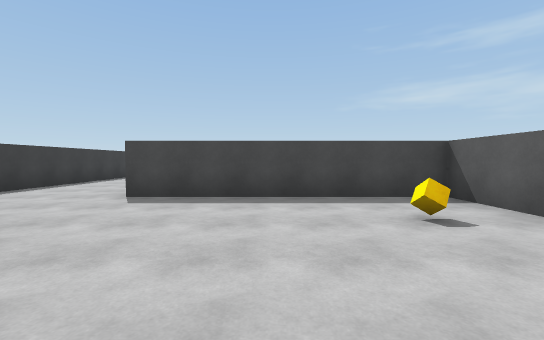
View 1 (above)

24 first-person views from a walk through a Unity game level. The camera is 1.3 m above the floor, tilts 2° down and sees 90° across. The floor is counted in squares, 2 m on a side. Each view is taken from the middle of a square. On the plan, view 1 faces up. The plan holds only what a view shows up to about 9 squares ahead; the rest is blank. The player is left out.

View 2
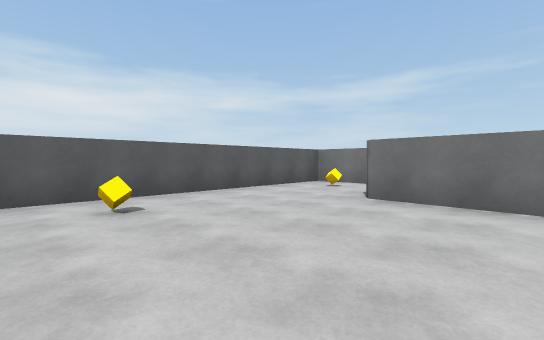

View 3
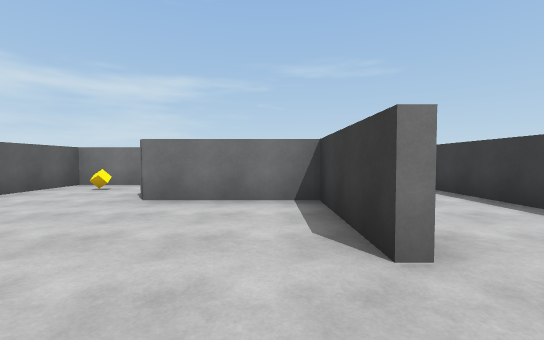

View 4
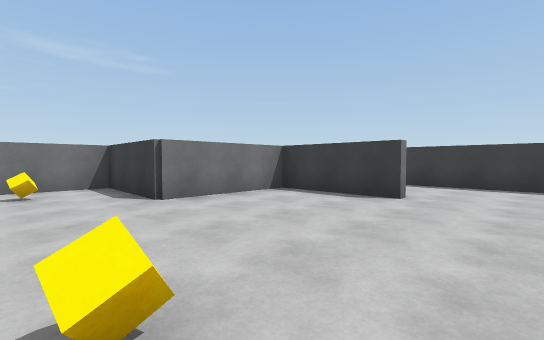

View 5
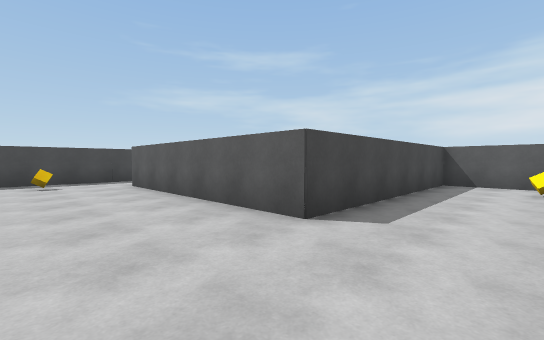

View 6
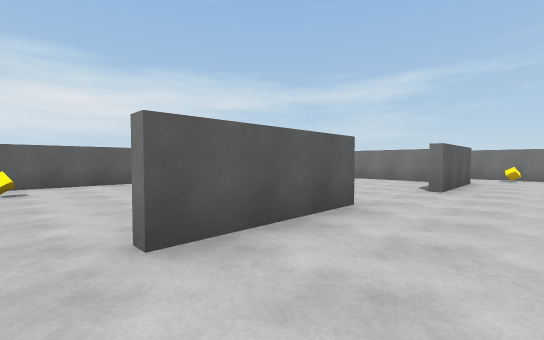

View 7
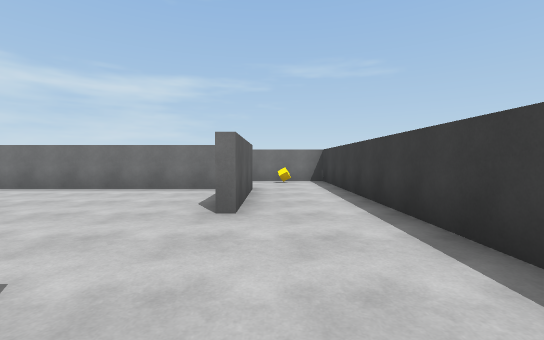

View 8
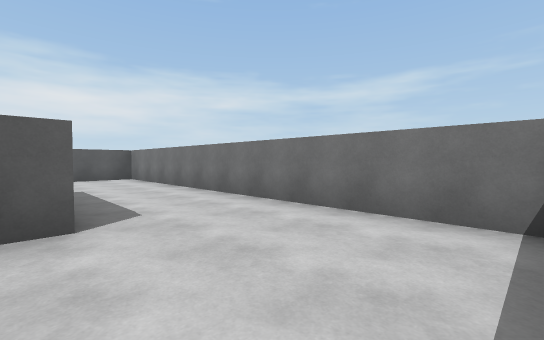

View 9
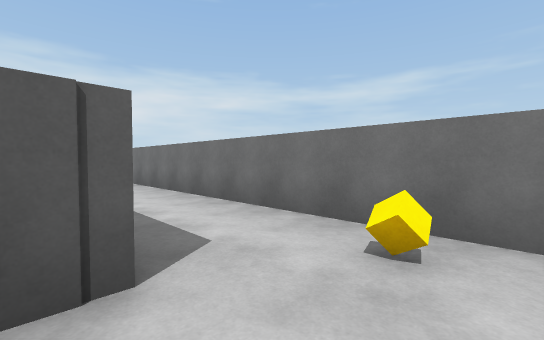

View 10
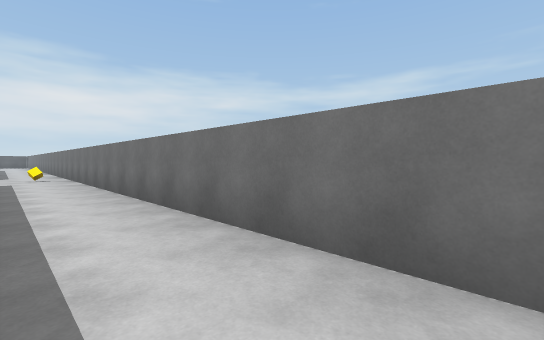

View 11
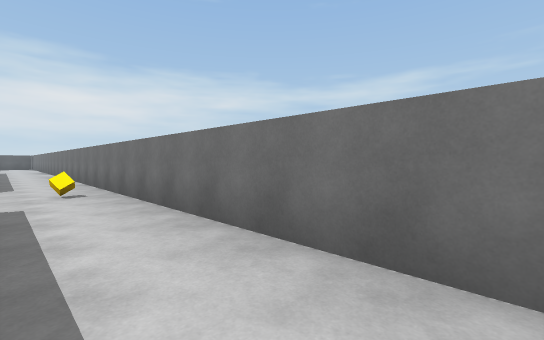

View 12
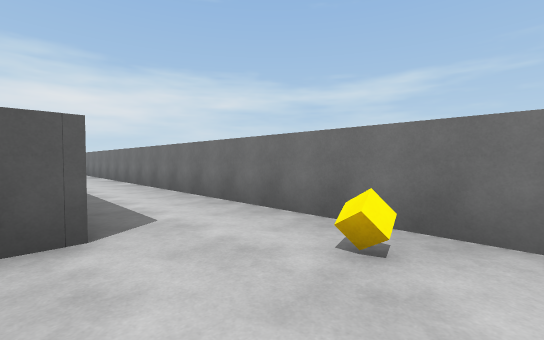

View 13
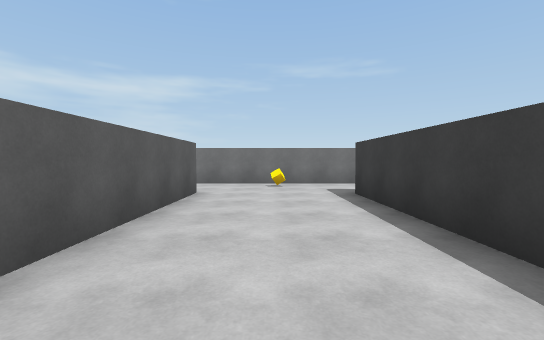

View 14
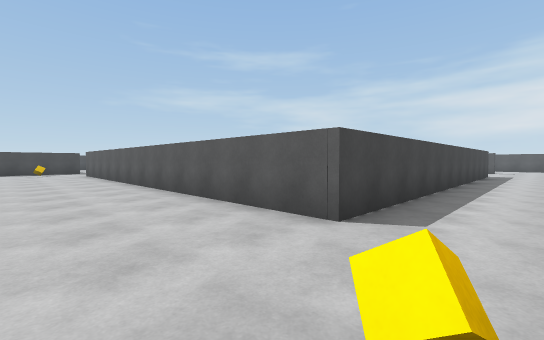

View 15
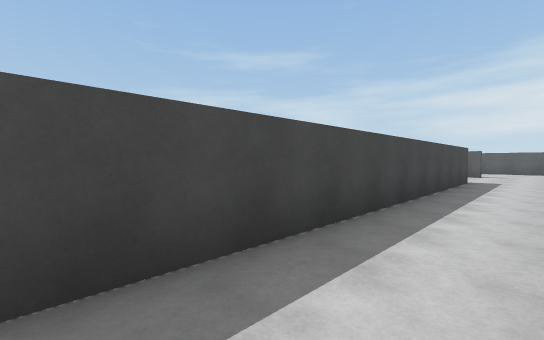

View 16
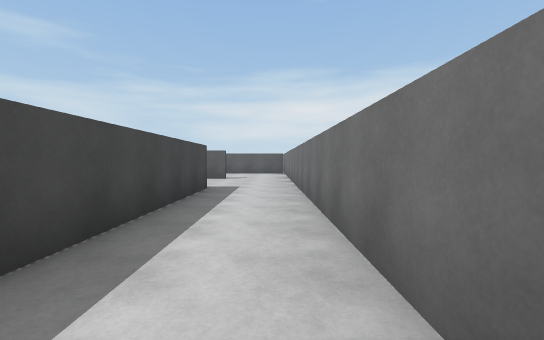

View 17
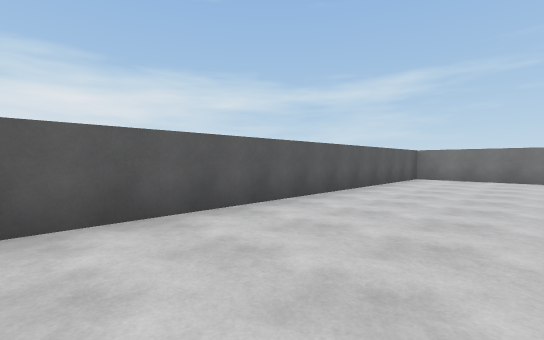

View 18
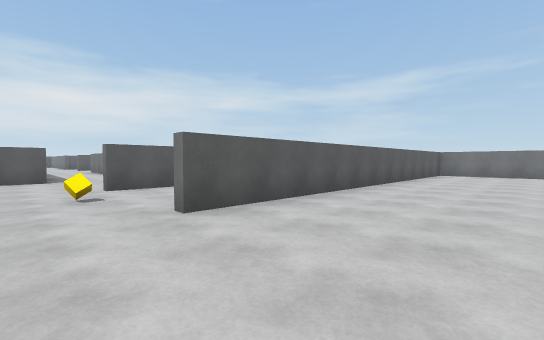

View 19
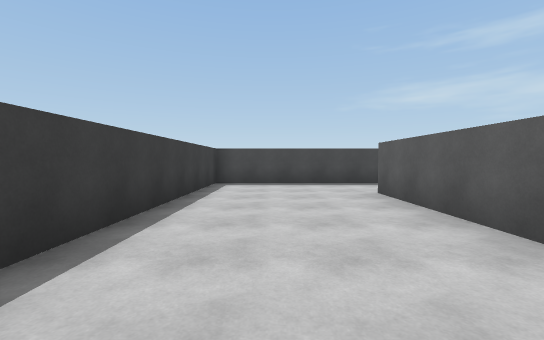

View 20
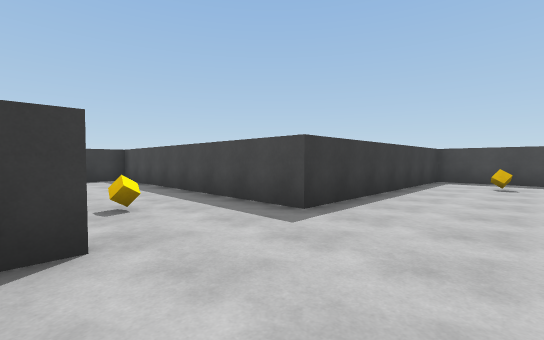

View 21
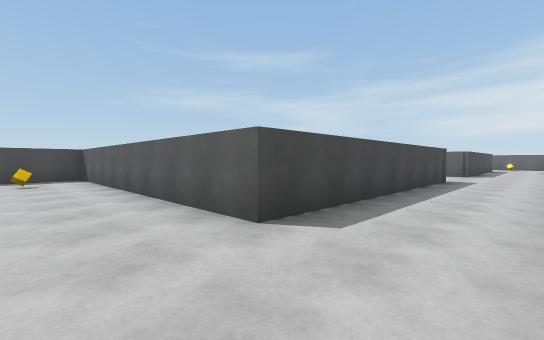

View 22
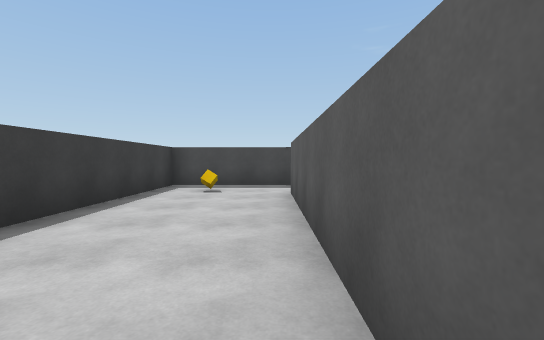

View 23
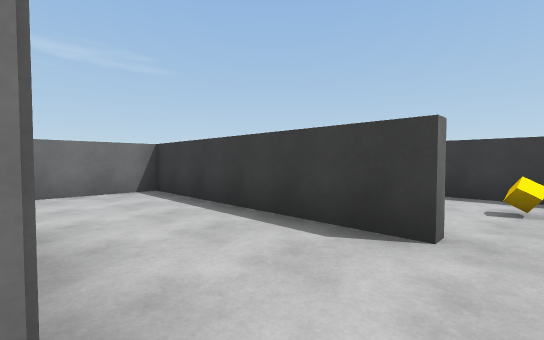

View 24
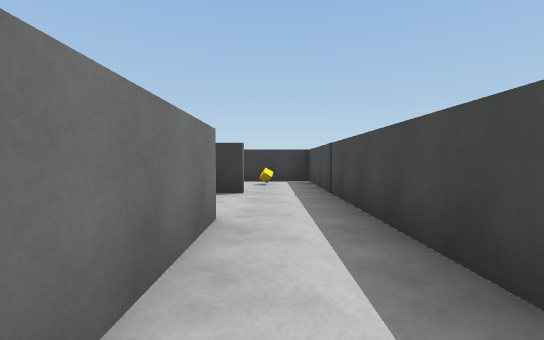

### Floor plan
Points are (right, up) in squares from view 1. A wall is a line through its corners. A room is listed if a view was taken in it or the views show most of it. See-through windows are left out.
Room 1 (views 1, 2, 3, 4)
walls: (-2.8, 2.4) (-2.8, -0.4) (0.2, -0.4) (0.2, -3.2) (3.1, -3.2) (3.1, 4.8) (-2.6, 4.8)
ways out: opening at (-2.5, 3.5) to room 2
objects: cube (2, -2); cube (2, 3)
Room 2 (views 5, 6, 7, 9, 10, 11, 12, 13, 14, 15, 16, 20, 21, 22)
walls: (7.4, -2.5) (7.4, -6.4); (10.5, 3.9) (10.5, 5.5); (10.8, 5.5) (10.8, 4.9); (21.4, 6.1) (13.9, 6.1) (13.9, 14.4) (10.8, 14.4) (10.8, 7.9) (7.6, 7.9); (-3, -0.8) (-3, 2.4); (21.4, -6.5) (10.5, -6.5) (10.5, 2.2); (-2.6, 4.8) (-2.6, 10.5); (-3.5, -6.5) (-3.5, -3.2); (-1.6, 12.2) (-5.6, 12.2) (-5.6, -8.6) (24, -8.6)
ways out: opening at (-2.5, 3.5) to room 1; opening at (-3, -2.5) to room 3; opening at (7, 6.5) to room 3; opening at (-2, 11) to room 5
objects: cube (-4, -8); cube (-4, 11); cube (9, -8); cube (9, 6); cube (12, 13)
Room 3 (views 8, 17, 18, 19)
walls: (-0.1, -3.5) (-0.1, -2.9); (7.1, -5.6) (7.1, 5.5); (7.6, 7.9) (3.4, 7.9) (3.4, 1.5); (-3.1, -6.2) (6.5, -6.2)
ways out: opening at (-3, -2.5) to room 2; opening at (7, 6.5) to room 2
Room 4 (views 23, 24)
walls: (1.9, 12.2) (-0.6, 12.2); (-0.1, 10.4) (2.5, 10.4)
ways out: opening at (-1, 11) to room 5
Room 5 (no view inside)
walls: (-2.4, 10.5) (-2.4, 5.1) (-0.4, 5.1); (-0.6, 12.2) (-1.6, 12.2)
ways out: opening at (-2, 11) to room 2; opening at (-1, 11) to room 4

Positions as (right, up) in squares from view 1, and headings:
1: (0, 0), facing up
2: (-2, 4), facing down-right
3: (-2, 4), facing down
4: (2, 4), facing down-left
5: (-5, 3), facing up-right
6: (-5, 3), facing down-right
7: (-4, 0), facing down
8: (-3, -3), facing down-right
9: (-5, -6), facing down-right
10: (-2, -7), facing down-right
11: (3, -7), facing down-right
12: (8, -6), facing down-right
13: (9, -1), facing down
14: (8, -8), facing up-right
15: (12, -8), facing up-right
16: (15, -8), facing right
17: (4, 4), facing down-right
18: (4, 7), facing down-right
19: (5, 0), facing up
20: (13, 5), facing up-left
21: (12, 4), facing up-right
22: (-3, 5), facing up
23: (0, 11), facing down-left
24: (3, 11), facing left
